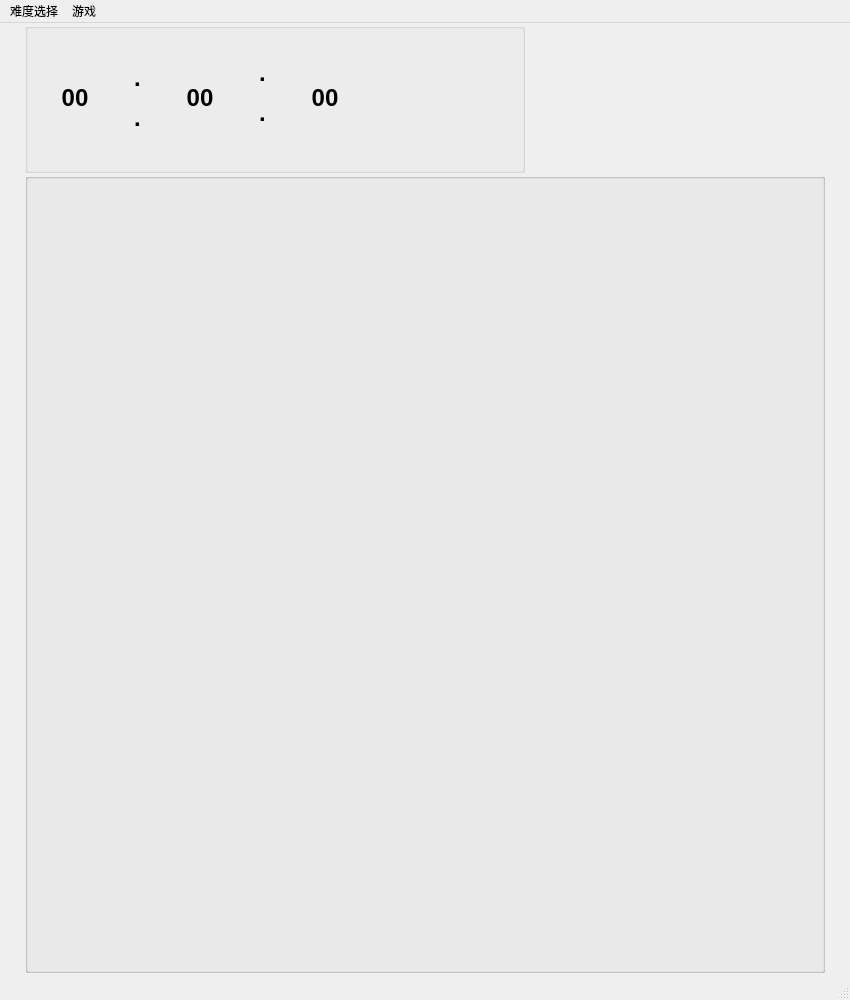
<?xml version="1.0" encoding="UTF-8"?>
<ui version="4.0">
 <class>MainWindow</class>
 <widget class="QMainWindow" name="MainWindow">
  <property name="geometry">
   <rect>
    <x>0</x>
    <y>0</y>
    <width>850</width>
    <height>1000</height>
   </rect>
  </property>
  <property name="windowTitle">
   <string>MainWindow</string>
  </property>
  <widget class="QWidget" name="centralwidget">
   <widget class="QGroupBox" name="MineSweeeperWindow1">
    <property name="geometry">
     <rect>
      <x>25</x>
      <y>150</y>
      <width>800</width>
      <height>800</height>
     </rect>
    </property>
    <property name="title">
     <string/>
    </property>
   </widget>
   <widget class="QGroupBox" name="count">
    <property name="geometry">
     <rect>
      <x>25</x>
      <y>0</y>
      <width>500</width>
      <height>150</height>
     </rect>
    </property>
    <property name="title">
     <string/>
    </property>
    <widget class="QLabel" name="label_h">
     <property name="geometry">
      <rect>
       <x>0</x>
       <y>25</y>
       <width>100</width>
       <height>100</height>
      </rect>
     </property>
     <property name="font">
      <font>
       <pointsize>18</pointsize>
       <weight>75</weight>
       <bold>true</bold>
      </font>
     </property>
     <property name="text">
      <string>00</string>
     </property>
     <property name="alignment">
      <set>Qt::AlignCenter</set>
     </property>
    </widget>
    <widget class="QLabel" name="label_2">
     <property name="geometry">
      <rect>
       <x>100</x>
       <y>25</y>
       <width>25</width>
       <height>100</height>
      </rect>
     </property>
     <property name="text">
      <string>&lt;html&gt;&lt;head/&gt;&lt;body&gt;&lt;p align=&quot;center&quot;&gt;&lt;span style=&quot; font-size:18pt; font-weight:600;&quot;&gt;.&lt;/span&gt;&lt;/p&gt;&lt;p align=&quot;center&quot;&gt;&lt;span style=&quot; font-size:18pt; font-weight:600;&quot;&gt;.&lt;/span&gt;&lt;/p&gt;&lt;/body&gt;&lt;/html&gt;</string>
     </property>
    </widget>
    <widget class="QLabel" name="label_m">
     <property name="geometry">
      <rect>
       <x>125</x>
       <y>25</y>
       <width>100</width>
       <height>100</height>
      </rect>
     </property>
     <property name="font">
      <font>
       <pointsize>18</pointsize>
       <weight>75</weight>
       <bold>true</bold>
      </font>
     </property>
     <property name="text">
      <string>00</string>
     </property>
     <property name="alignment">
      <set>Qt::AlignCenter</set>
     </property>
    </widget>
    <widget class="QLabel" name="label_4">
     <property name="geometry">
      <rect>
       <x>225</x>
       <y>20</y>
       <width>25</width>
       <height>100</height>
      </rect>
     </property>
     <property name="text">
      <string>&lt;html&gt;&lt;head/&gt;&lt;body&gt;&lt;p align=&quot;center&quot;&gt;&lt;span style=&quot; font-size:18pt; font-weight:600;&quot;&gt;.&lt;/span&gt;&lt;/p&gt;&lt;p align=&quot;center&quot;&gt;&lt;span style=&quot; font-size:18pt; font-weight:600;&quot;&gt;.&lt;/span&gt;&lt;/p&gt;&lt;/body&gt;&lt;/html&gt;</string>
     </property>
    </widget>
    <widget class="QLabel" name="label_s">
     <property name="geometry">
      <rect>
       <x>250</x>
       <y>25</y>
       <width>100</width>
       <height>100</height>
      </rect>
     </property>
     <property name="font">
      <font>
       <pointsize>18</pointsize>
       <weight>75</weight>
       <bold>true</bold>
      </font>
     </property>
     <property name="text">
      <string>00</string>
     </property>
     <property name="alignment">
      <set>Qt::AlignCenter</set>
     </property>
    </widget>
   </widget>
   <widget class="QGroupBox" name="MineSweeeperWindow2">
    <property name="geometry">
     <rect>
      <x>25</x>
      <y>150</y>
      <width>800</width>
      <height>800</height>
     </rect>
    </property>
    <property name="title">
     <string/>
    </property>
   </widget>
  </widget>
  <widget class="QStatusBar" name="statusbar"/>
  <widget class="QMenuBar" name="menubar">
   <property name="geometry">
    <rect>
     <x>0</x>
     <y>0</y>
     <width>850</width>
     <height>26</height>
    </rect>
   </property>
   <widget class="QMenu" name="level">
    <property name="geometry">
     <rect>
      <x>339</x>
      <y>116</y>
      <width>137</width>
      <height>102</height>
     </rect>
    </property>
    <property name="title">
     <string>难度选择</string>
    </property>
    <addaction name="primary"/>
    <addaction name="intermediate"/>
   </widget>
   <widget class="QMenu" name="game">
    <property name="geometry">
     <rect>
      <x>415</x>
      <y>116</y>
      <width>137</width>
      <height>102</height>
     </rect>
    </property>
    <property name="title">
     <string>游戏</string>
    </property>
    <addaction name="restart"/>
    <addaction name="exit"/>
   </widget>
   <addaction name="level"/>
   <addaction name="game"/>
  </widget>
  <action name="primary">
   <property name="text">
    <string>初级</string>
   </property>
  </action>
  <action name="intermediate">
   <property name="text">
    <string>中级</string>
   </property>
  </action>
  <action name="restart">
   <property name="text">
    <string>重新开始</string>
   </property>
  </action>
  <action name="exit">
   <property name="text">
    <string>退出游戏</string>
   </property>
  </action>
 </widget>
 <resources/>
 <connections/>
</ui>
